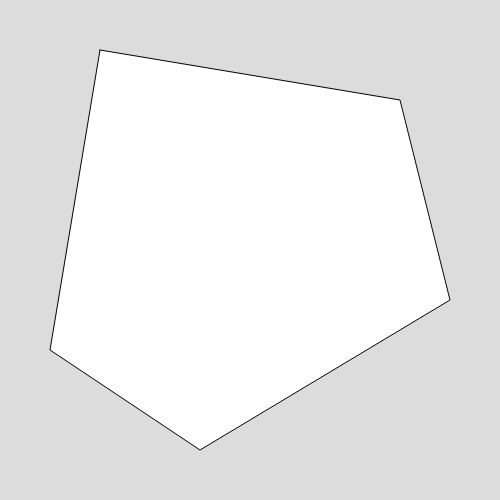
Frame 1 (no input)
Frame 60 (no input): identical to frame 1, image omitted
Frame 120 (the mouse pressed at the canvas centre since frame 60): identical to frame 1, image omitted

The p5.js sketch that drew this single still picture (run headless with seeded random() and noise() and a simulated clock; from frame 60 on, the mouse is pressed at the canvas centre):

// p5.js sketch
// ── sketch.js
function setup() {
	createCanvas(500, 500);
  }
  
  function draw() {
	background(220);
  beginShape();
  vertex(100, 50);
  vertex(400, 100);
  vertex(450, 300);
  vertex(200, 450);
  vertex(50, 350);
  endShape(CLOSE);

  }
